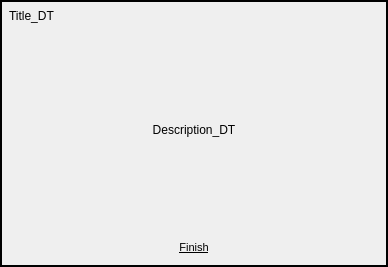
<ui version="4.0" >
 <class>InfoWidgetClass</class>
 <widget class="QWidget" name="InfoWidgetClass" >
  <property name="geometry" >
   <rect>
    <x>0</x>
    <y>0</y>
    <width>388</width>
    <height>267</height>
   </rect>
  </property>
  <property name="sizePolicy" >
   <sizepolicy vsizetype="Fixed" hsizetype="Fixed" >
    <horstretch>0</horstretch>
    <verstretch>0</verstretch>
   </sizepolicy>
  </property>
  <widget class="QFrame" name="frame_2" >
   <property name="geometry" >
    <rect>
     <x>9</x>
     <y>9</y>
     <width>370</width>
     <height>249</height>
    </rect>
   </property>
   <property name="frameShape" >
    <enum>QFrame::NoFrame</enum>
   </property>
   <property name="frameShadow" >
    <enum>QFrame::Plain</enum>
   </property>
   <property name="lineWidth" >
    <number>0</number>
   </property>
   <layout class="QVBoxLayout" name="verticalLayout_2" >
    <property name="spacing" >
     <number>6</number>
    </property>
    <property name="margin" >
     <number>0</number>
    </property>
    <item>
     <widget class="QFrame" name="topTitleFrame" >
      <property name="sizePolicy" >
       <sizepolicy vsizetype="Fixed" hsizetype="Preferred" >
        <horstretch>0</horstretch>
        <verstretch>0</verstretch>
       </sizepolicy>
      </property>
      <property name="frameShape" >
       <enum>QFrame::NoFrame</enum>
      </property>
      <property name="frameShadow" >
       <enum>QFrame::Plain</enum>
      </property>
      <property name="lineWidth" >
       <number>0</number>
      </property>
      <layout class="QHBoxLayout" name="horizontalLayout" >
       <property name="bottomMargin" >
        <number>0</number>
       </property>
       <item>
        <widget class="QLabel" name="titleLabel" >
         <property name="accessibleName" >
          <string>redLabel</string>
         </property>
         <property name="text" >
          <string>Title_DT</string>
         </property>
         <property name="alignment" >
          <set>Qt::AlignLeading|Qt::AlignLeft|Qt::AlignVCenter</set>
         </property>
        </widget>
       </item>
      </layout>
     </widget>
    </item>
    <item>
     <spacer name="verticalSpacer_4" >
      <property name="orientation" >
       <enum>Qt::Vertical</enum>
      </property>
      <property name="sizeHint" stdset="0" >
       <size>
        <width>20</width>
        <height>10</height>
       </size>
      </property>
     </spacer>
    </item>
    <item>
     <widget class="QFrame" name="frame" >
      <property name="frameShape" >
       <enum>QFrame::NoFrame</enum>
      </property>
      <property name="frameShadow" >
       <enum>QFrame::Plain</enum>
      </property>
      <property name="lineWidth" >
       <number>0</number>
      </property>
      <layout class="QVBoxLayout" name="verticalLayout_3" >
       <property name="leftMargin" >
        <number>20</number>
       </property>
       <property name="topMargin" >
        <number>0</number>
       </property>
       <property name="rightMargin" >
        <number>20</number>
       </property>
       <property name="bottomMargin" >
        <number>0</number>
       </property>
       <item>
        <widget class="QLabel" name="desriptionLabel" >
         <property name="sizePolicy" >
          <sizepolicy vsizetype="Fixed" hsizetype="Preferred" >
           <horstretch>0</horstretch>
           <verstretch>0</verstretch>
          </sizepolicy>
         </property>
         <property name="accessibleName" >
          <string>whiteLabel</string>
         </property>
         <property name="text" >
          <string>Description_DT</string>
         </property>
         <property name="alignment" >
          <set>Qt::AlignCenter</set>
         </property>
         <property name="wordWrap" >
          <bool>true</bool>
         </property>
        </widget>
       </item>
      </layout>
     </widget>
    </item>
    <item>
     <spacer name="verticalSpacer_5" >
      <property name="orientation" >
       <enum>Qt::Vertical</enum>
      </property>
      <property name="sizeHint" stdset="0" >
       <size>
        <width>20</width>
        <height>10</height>
       </size>
      </property>
     </spacer>
    </item>
    <item>
     <widget class="QFrame" name="bottomLinksFrame" >
      <property name="sizePolicy" >
       <sizepolicy vsizetype="Fixed" hsizetype="Preferred" >
        <horstretch>0</horstretch>
        <verstretch>0</verstretch>
       </sizepolicy>
      </property>
      <property name="frameShape" >
       <enum>QFrame::NoFrame</enum>
      </property>
      <property name="frameShadow" >
       <enum>QFrame::Plain</enum>
      </property>
      <property name="lineWidth" >
       <number>0</number>
      </property>
      <layout class="QHBoxLayout" name="horizontalLayout_2" >
       <property name="spacing" >
        <number>30</number>
       </property>
       <property name="topMargin" >
        <number>0</number>
       </property>
       <item>
        <spacer name="horizontalSpacer_2" >
         <property name="orientation" >
          <enum>Qt::Horizontal</enum>
         </property>
         <property name="sizeHint" stdset="0" >
          <size>
           <width>87</width>
           <height>11</height>
          </size>
         </property>
        </spacer>
       </item>
       <item>
        <widget class="QPushButton" name="finishButton" >
         <property name="font" >
          <font>
           <family>MS Shell Dlg 2</family>
           <pointsize>8</pointsize>
           <weight>50</weight>
           <italic>false</italic>
           <bold>false</bold>
           <underline>true</underline>
           <strikeout>false</strikeout>
          </font>
         </property>
         <property name="cursor" >
          <cursorShape>PointingHandCursor</cursorShape>
         </property>
         <property name="accessibleName" >
          <string>blueButton</string>
         </property>
         <property name="text" >
          <string>Finish</string>
         </property>
         <property name="flat" >
          <bool>true</bool>
         </property>
        </widget>
       </item>
       <item>
        <spacer name="horizontalSpacer" >
         <property name="orientation" >
          <enum>Qt::Horizontal</enum>
         </property>
         <property name="sizeHint" stdset="0" >
          <size>
           <width>10</width>
           <height>14</height>
          </size>
         </property>
        </spacer>
       </item>
      </layout>
     </widget>
    </item>
   </layout>
  </widget>
  <widget class="QFrame" name="transBorder_4" >
   <property name="geometry" >
    <rect>
     <x>0</x>
     <y>0</y>
     <width>401</width>
     <height>2</height>
    </rect>
   </property>
   <property name="minimumSize" >
    <size>
     <width>0</width>
     <height>2</height>
    </size>
   </property>
   <property name="maximumSize" >
    <size>
     <width>16777215</width>
     <height>2</height>
    </size>
   </property>
   <property name="accessibleName" >
    <string>transBorder</string>
   </property>
   <property name="frameShape" >
    <enum>QFrame::Box</enum>
   </property>
   <property name="frameShadow" >
    <enum>QFrame::Plain</enum>
   </property>
  </widget>
  <widget class="QFrame" name="transBorder" >
   <property name="geometry" >
    <rect>
     <x>386</x>
     <y>2</y>
     <width>2</width>
     <height>263</height>
    </rect>
   </property>
   <property name="minimumSize" >
    <size>
     <width>2</width>
     <height>263</height>
    </size>
   </property>
   <property name="maximumSize" >
    <size>
     <width>2</width>
     <height>263</height>
    </size>
   </property>
   <property name="accessibleName" >
    <string>transBorder</string>
   </property>
   <property name="frameShape" >
    <enum>QFrame::Box</enum>
   </property>
   <property name="frameShadow" >
    <enum>QFrame::Plain</enum>
   </property>
   <property name="lineWidth" >
    <number>1</number>
   </property>
  </widget>
  <widget class="QFrame" name="transBorder_2" >
   <property name="geometry" >
    <rect>
     <x>0</x>
     <y>2</y>
     <width>2</width>
     <height>263</height>
    </rect>
   </property>
   <property name="minimumSize" >
    <size>
     <width>2</width>
     <height>263</height>
    </size>
   </property>
   <property name="maximumSize" >
    <size>
     <width>2</width>
     <height>263</height>
    </size>
   </property>
   <property name="accessibleName" >
    <string>transBorder</string>
   </property>
   <property name="frameShape" >
    <enum>QFrame::Box</enum>
   </property>
   <property name="frameShadow" >
    <enum>QFrame::Plain</enum>
   </property>
  </widget>
  <widget class="QFrame" name="transBorder_3" >
   <property name="geometry" >
    <rect>
     <x>0</x>
     <y>265</y>
     <width>401</width>
     <height>2</height>
    </rect>
   </property>
   <property name="minimumSize" >
    <size>
     <width>0</width>
     <height>2</height>
    </size>
   </property>
   <property name="maximumSize" >
    <size>
     <width>16777215</width>
     <height>2</height>
    </size>
   </property>
   <property name="accessibleName" >
    <string>transBorder</string>
   </property>
   <property name="frameShape" >
    <enum>QFrame::Box</enum>
   </property>
   <property name="frameShadow" >
    <enum>QFrame::Plain</enum>
   </property>
  </widget>
 </widget>
 <layoutdefault spacing="0" margin="0" />
 <resources/>
 <connections/>
</ui>
